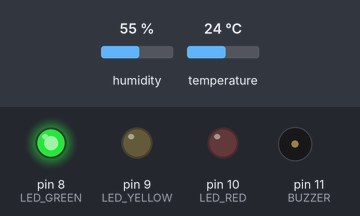
A sketch run on a simulated Arduino Uno, built with avr-gcc and run on an emulated ATmega328P. Shown: output pins drawn as LEDs (lit = HIGH), buzzer (waves = sounding, pin HIGH). Inputs (shaded band) come from the test bench; at power-on: temperature 24 °C, humidity 55 %.

Above: at 2.8 s.
2.9 s: temperature set to 26 °C
5.6 s: temperature set to 29 °C
At 6.9 s:
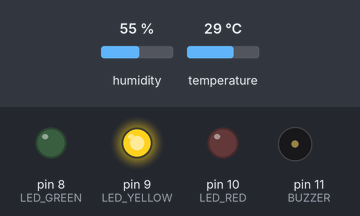
8.3 s: temperature set to 33 °C
11.3 s: temperature set to 36 °C
At 12.21 s:
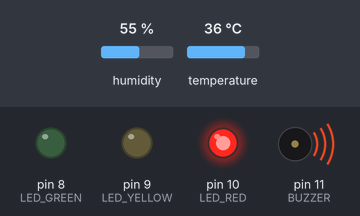
Timing chart, 0 to 15.8 s (numbered marks = the images above; inputs shaded):
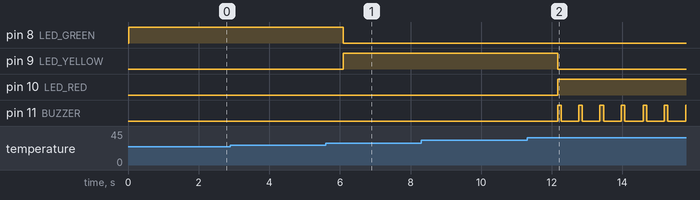

Measured:
- the behaviour switches between 27 and 28 °C on temperature (found by bisection; images 0 and 1)
- the behaviour switches between 34 and 35 °C on temperature (found by bisection; images 1 and 2)
- after the input at 5.6 s, pin 8 (LED_GREEN): HIGH → LOW after 0.49 s; pin 9 (LED_YELLOW): LOW → HIGH after 0.49 s
- after the input at 11.3 s, pin 9 (LED_YELLOW): HIGH → LOW after 0.86 s; pin 10 (LED_RED): LOW → HIGH after 0.86 s; pin 11 (BUZZER): alternates HIGH for 0.10 s and LOW for 0.50 s, starting after 0.86 s

The sketch:

Temp_LED_Alerts.ino
```cpp
#include<DHT.h>

#define DHTPIN 2
#define DHTTYPE DHT11

#define LED_GREEN 8
#define LED_YELLOW 9
#define LED_RED 10
#define BUZZER 11

#define TEMP_COOL 20
#define TEMP_WARM 28
#define TEMP_HOT 35

DHT dht(DHTPIN, DHTTYPE);

void setup(){
  pinMode(LED_GREEN,OUTPUT);
  pinMode(LED_YELLOW,OUTPUT);
  pinMode(LED_RED,OUTPUT);
  pinMode(BUZZER,OUTPUT);

  dht.begin();
}

void updateAlerts(float tempC){
  digitalWrite(LED_GREEN,LOW);
  digitalWrite(LED_YELLOW,LOW);
  digitalWrite(LED_RED,LOW);
  digitalWrite(BUZZER,LOW);

  if (tempC < TEMP_WARM) {
    digitalWrite(LED_GREEN, HIGH);
  } else if (tempC < TEMP_HOT) {
    digitalWrite(LED_YELLOW, HIGH);
  } else {
    digitalWrite(LED_RED, HIGH);
    digitalWrite(BUZZER, HIGH);
    delay(100);
    digitalWrite(BUZZER, LOW);
  }
}

void loop(){
  float tempC = dht.readTemperature();

  if (isnan(tempC)) {
    return;
  }

  updateAlerts(tempC);

  delay(500);
}
```
